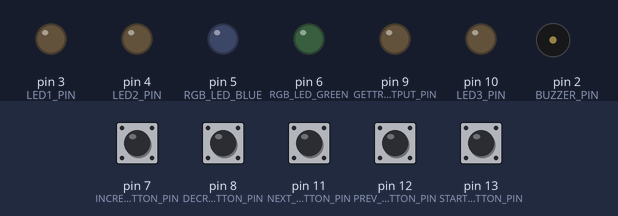
A sketch run on a simulated Arduino Uno, built with avr-gcc and run on an emulated ATmega328P. Shown: output pins drawn as LEDs (lit = HIGH), buzzer (waves = sounding). Dashed ring = blinking. Inputs (shaded band) come from the test bench; at power-on: pin 7 (INCREASE_TEMPO_BUTTON_PIN), pin 8 (DECREASE_TEMPO_BUTTON_PIN), pin 11 (NEXT_BUTTON_PIN), pin 12 (PREV_BUTTON_PIN), pin 13 (START_BUTTON_PIN) HIGH. What the sketch prints to the serial monitor is not drawn.

Above: at 1.3 s.
1.4 s: pin 11 (NEXT_BUTTON_PIN) pulled LOW for 1 s
At 1.8 s:
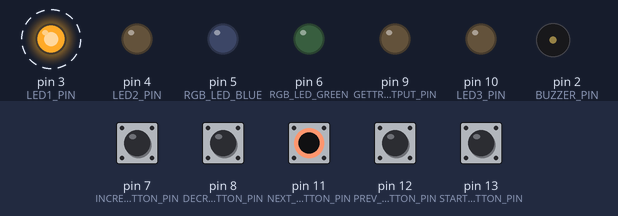
3.9 s: pin 13 (START_BUTTON_PIN) pulled LOW for 0.15 s
At 4.63 s:
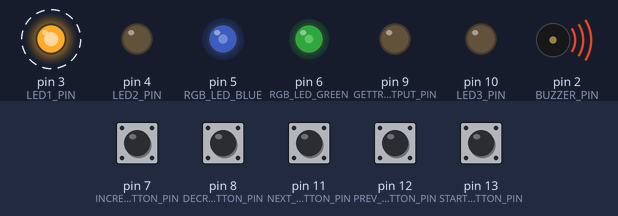
6.9 s: pin 11 (NEXT_BUTTON_PIN) pulled LOW for 0.15 s
At 8.7 s:
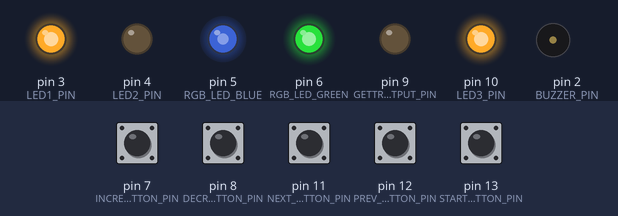
10.0 s: pin 12 (PREV_BUTTON_PIN) pulled LOW for 1 s
At 11.97 s:
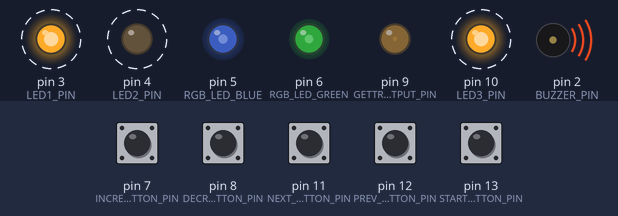
14.0 s: pin 13 (START_BUTTON_PIN) pulled LOW for 1 s
17.0 s: pin 7 (INCREASE_TEMPO_BUTTON_PIN) pulled LOW for 1 s
At 19.2 s:
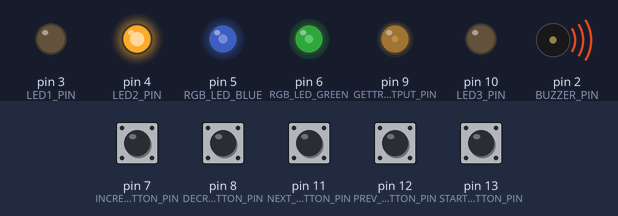
Timing chart, 0 to 23.9 s (numbered marks = the images above; inputs shaded):
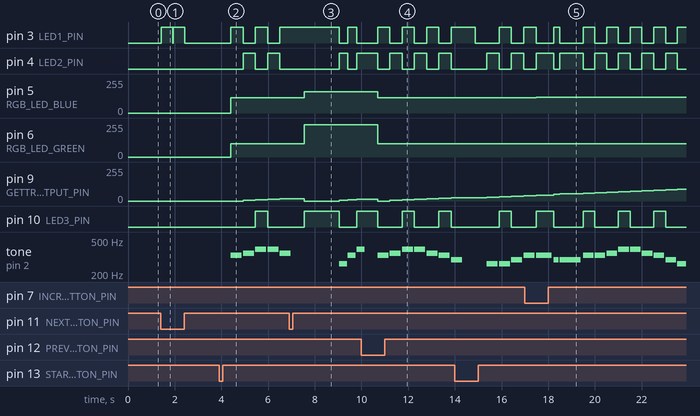

The sketch:

musicplayer.ino
```cpp
/*
Technologische Erfahrungen:

Ich (Samuel Brecht (Kleefuchs)) habe mich in diesem Projekt vor allem an die Limitationen des Arduinos angepasst und um diese herumprogrammiert.
Ich habe z. B. spezifischere Datentypen die sich auf 16 bit beschränken verwendet um Speicher zu Sparen. Zudem habe ich die Objektorientierte-Programmierung zurückgeschraubt weil diese nicht so effizient war.
Ich habe in diesem Projekt sehr starke Nutzung vom PROGMEM gemacht einem Speicher-Chip welcher 64 KB Daten halten kann, aber einem das Leben etwas schwerer macht und langsamer ist.

Programmierstil:

Ich habe keine automatische Formatierung verwendet, weil ich glaube, dass ich meinen Code besser organisieren kann als das Programm.
Man sieht zwar viele if Statement in meinem Code, aber ich habe versucht diese nicht besonders tief zu machen damit man nicht anfängt die geschweiften Klammern zu zählen, weil man sich orientieren muss.
Ich habe einige Code-Schnippsel in extra Funktionen abgespaltet um mir die Möglichkeit den Code mehrfach wieder zu verwenden zu geben und ihn generell besser zu organisieren.
Bezüglich meiner vielen Kommentare: Diese habe ich eingefügt damit ich meinen Mitschülern den Code besser erklären kann.
Ich bin mir ziemlich sicher, dass mein Code okayisch geschrieben ist weil ich habe die neusten Teile erst eine Woche nachdem ich ihn geschrieben habe kommentiert und viele Teile sind noch älter.

Steuerung:
Der linkeste Knopf ist da zum Starten und Pausieren.
Die beiden Knöpfe rechts davon sind da, um das vorherige/nächste Lied abzuspielen, wenn man aber beide gleichzeitig drückt, resettet man das Lied.
Die rechtesten Knöpfe sind da um das Tempo um 5 zu senken oder zu erhöhen (-5/+5) (Im Normalfall lässt sich in defines.hpp ändern), wenn man beide gleichzeitig drückt, resettet man nur das Tempo des Liedes.
*/


#include "Disco.hpp"

Disco disco;

void setup() {
  disco.setup();
}

void loop() {
  disco.loop();
}
```

Disco.hpp
```cpp
#ifndef NWT_MUS_DISCO_HPP //Basically the same as #pragma once but with greater backwards compatibilty.
#define NWT_MUS_DISCO_HPP //This all just makes sure that a file does not get included twice.

#include "defines.hpp"
#include "music.hpp"
#include "util.hpp"
#include "SimpleLEDManager.hpp"
#include "TrackManager.hpp"
#include "NotePlayer.hpp"

class Disco {
  private:
    SimpleLEDManager<3> simpleLEDManager;
    TrackManager trackManager;
    NotePlayer notePlayer; //Constructor darf erst später gecallt werden, weil trackManager jetzt noch nicht fertig ist.
  public:

    /*
    Sobald der Constructor von Disco gecallt wird wird auch der Constructor von notePlayer gecalled.
    Muss so gemacht werden, siehe oben.
    */
    Disco() : notePlayer(&trackManager) {
    }

    void setupSimpleLEDManager() {
      SimpleLEDManagerRule tmpRules[3] = {
        {LED1_PIN, 4, 0, true},
        {LED2_PIN, 4, 0 ,false},
        {LED3_PIN, 3, 0, true}
      };
      for(uint8_t i = 0; i < util::lengthOfArray(&tmpRules); i++) {
        this->simpleLEDManager.setRule(tmpRules[i], i);
      }
    }

    void setupPins() {
      /*
      Dies ist ein 2D-Array.
      Im Prinzip hält es 13 Arrays mit einer länge von 2.
      Diese halten in index-0 den Pin und in index-1 den PinMode.
      */
      int8_t pinMapping[13][2] = {
        {START_BUTTON_PIN, INPUT_PULLUP},
        {PREV_BUTTON_PIN, INPUT_PULLUP},
        {NEXT_BUTTON_PIN, INPUT_PULLUP},
        {DECREASE_TEMPO_BUTTON_PIN, INPUT_PULLUP},
        {INCREASE_TEMPO_BUTTON_PIN, INPUT_PULLUP},
        {LED1_PIN, OUTPUT},
        {LED2_PIN, OUTPUT},
        {LED3_PIN, OUTPUT},
        {GETTRACKPROGRESS_OUTPUT_PIN, OUTPUT},
        {RGB_LED_GREEN, OUTPUT},
        {RGB_LED_BLUE, OUTPUT},
        {BUZZER_PIN, OUTPUT}
      };
      for(uint8_t i = 1; i < 14; i++) {
        pinMode(pinMapping[i][0], pinMapping[i][1]);
      }
    }

    #ifdef LIGHT_DEBUG
      void setupDebug() {
        //Wenn mindestens LIGHT_DEBUG definiert ist werden Infos über die Werte in tracks ausgegeben
        #ifdef LIGHT_DEBUG
          Serial.begin(9600);  //Starte Kommunikation mit dem Master mit einer Baudrate (Symbole pro Sekunde) von 9600
          Serial.println();
          Serial.print(NUMBER_OF_TRACKS);
          Serial.println(" Lieder im PROGMEM gespeichert");
          delay(10);
          Serial.print("Einträge für tracks im PROGMEM: ");  //Anzahl der Einträge im PROGMEM für tracks
          Serial.println(util::lengthOfArray(&tracks));        //Dividire die insgesamte Größe der tracks durch die Größe eines Eintrags in tracks
          Serial.print("Menge an PROGMEM für tracks in Nutzung: ");
          Serial.print((float)sizeof(tracks) / 1000);  // Dividire die Datengröße in Bytes durch tausend (Konversion zu KyloBytes (1000 * 8 bits))
          Serial.println(" KiloBytes");
        #endif
        #ifdef HEAVY_DEBUG
          //Falls mindestens HEAVY_DEBUG definiert ist wird der gesamte Inhalt von tracks ausgelesen.
          for (uint16_t i = 0; i < util::lengthOfArray(&tracks); i++) {
            int16_t value = (int16_t)pgm_read_word(&tracks[i]);
            Serial.println(value);  //pgm_read_word wird verwendet denn diese Funktion kann 16 bit Werte im PROGMEM lesen, aber als 16 bit Integer also müssen diese explizit int16_t umgewandelt werden.
            tone(BUZZER_PIN, value);
          }
        #endif
        #ifdef LIGHT_DEBUG
          Serial.println("Musikplayer/Disco ist jetzt bereit Musik abzuspielen");
        #endif
      }
    #endif

    void setup() {
      this->setupSimpleLEDManager();
      this->setupPins();
      #ifdef LIGHT_DEBUG
        this->setupDebug();
      #endif
    }

    /*
    Diese Funktion kümmert sich um das Lichtspiel.
    */
    void playLED() {
      #ifndef DISABLE_LED
        this->simpleLEDManager.applyRules(this->trackManager.getIteration()); //Basierend auf der jetzigen Zahl sollen die festgelegten SimpleLEDManagerRule Regeln angewendet werden.
        analogWrite(GETTRACKPROGRESS_OUTPUT_PIN, this->trackManager.getTrackProgress() * 255);
        //RGB Led:
        analogWrite(RGB_LED_GREEN, (this->trackManager.getTrack() * util::lengthOfArray(&tracks)) % 255);  //Der Grün-Wert ist höher umso weiter hinten der Track ist (in der Liste)
        analogWrite(RGB_LED_BLUE, this->trackManager.getTempo() % 255);                                           //Der Blau-Wert ist der Rest von tempo geteilt durch 255 (keine Kommazahlen weil es ja ein Rest ist).
      #endif
    }

    /*
    Diese Funktion spielt einzelne Noten ab.
    Jede Note besteht aus einer Frequenz und einem Teiler der eine die Länge einer ganzen Note durch den Wert des Teilers teilt.

    Jede gerade Zahl ist eine Frequenz und jede ungerade ein Teiler. Deswegen springt iterator am Ende der Funktion auch immer um 2 hoch.

    Vielen Dank an https://github.com/robsoncouto/arduino-songs für Inspiration und Lösungen für Probleme, die ich hatte, die ich aber mit der Hilfe dieses Projektes lösen konnte.
    */
    void play() {
      int16_t noteDuration = 0;
      #ifdef DEBUG
        //Falls mindestens DEBUG definiert ist wird jede Iteration der Iterator (Jetzige Stelle in tracks) angegeben.
        Serial.print(this->trackManager.getIteration());
        Serial.println();
      #endif
      if (this->trackManager.atEndOfTrack() OR this->trackManager.atEndOfTracks()) {   //Überprüft ob iteration hinter der der letzten Note des Tracks ist, oder außerhalb der ingesamten Menge der Noten.
        this->trackManager.jumpToBeginingOfTrack();                                    //Wenn dieser Fall eintritt wird iterator wieder an den Anfang des jetzigen Tracks zurückgesetzt.
      }
      this->playLED();
      Note tmpNote = {(int16_t) pgm_read_word(&tracks[this->trackManager.getIteration()]), (int16_t) pgm_read_word(&tracks[this->trackManager.getIteration() + 1])};  //Kreirt eine Note aus ZWEI nebeneinander liegenden Werten aus dem PROGMEM.
      this->notePlayer.play(tmpNote); //Die temporäre Note wird abgespielt
      this->trackManager.stepIteration();
    }

    void stop() {
      this->simpleLEDManager.setLEDs(LOW); //Alle LEDs die vom SimpleLEDManager gemanaged werden, werden auf LOW gestellt
      noTone(BUZZER_PIN);  //Stoppe den Buzzer
    }

    void buttonLogic() {
      //Stop/Start
      if (digitalRead(START_BUTTON_PIN) == LOW) {  //Wenn der Start Knopf gedrückt wird, wird shouldPlay auf das Gegenteil von shouldPlay gestellt also invertiert. (Stop/Start)
        this->trackManager.toggleShouldPlay();
        delay(500);
      }

      //Reset + PREV/NEXT

      //Es leuchten auch LEDs beim umschalten.

      if ((digitalRead(PREV_BUTTON_PIN) == LOW) & (digitalRead(NEXT_BUTTON_PIN) == LOW)) {
        this->trackManager.resetTrack();
      } else {
        if (digitalRead(PREV_BUTTON_PIN) == LOW) {
          this->trackManager.previousTrack();
          this->simpleLEDManager.setLED(LED2_PIN, HIGH);
          delay(500);
        }

        if (digitalRead(NEXT_BUTTON_PIN) == LOW) {
          this->trackManager.nextTrack();
          this->simpleLEDManager.setLED(LED1_PIN, HIGH);
          delay(500);
        }
      }

      //Tempo:
      if ((digitalRead(DECREASE_TEMPO_BUTTON_PIN) == LOW) & (digitalRead(INCREASE_TEMPO_BUTTON_PIN) == LOW)) {
        this->trackManager.resetTrackTempo();
      } else {
        if (digitalRead(DECREASE_TEMPO_BUTTON_PIN) == LOW) {
          this->trackManager.decreaseTempo();
        }
        if (digitalRead(INCREASE_TEMPO_BUTTON_PIN) == LOW) {
          this->trackManager.increaseTempo();
        }
      }
    }

    /*
    In dieser Funktion werden die Knöpfe abgefragt und die Musik wird basierend auf den mit den Knöpfen erlangten Werten abgespielt, oder auch nicht. (shouldPlay)
    */
    void loop() {
      this->buttonLogic();
      if (this->trackManager.getShouldPlay() == true) {
        this->play();  //Wenn shouldPlay wahr ist wird die play Funktion aufgerufen.
      } else {
        this->stop();  //Sonst wird alles gestoppt.
      }
    }
};

#endif
```

Note.hpp
```cpp
#ifndef NWT_MUS_NOTE_HPP
#define NWT_MUS_NOTE_HPP

/*
Simples Struct mit einer Frequenz (unsigned 16 bit integer) und einem Anteil (divider), einer ganzen Note. (viertel Note, halbe Note etc.)
*/
struct Note {
  uint16_t frequency;
  int16_t divider;
};

#endif
```

NotePlayer.hpp
```cpp
#ifndef NWT_MUS_NOTEPLAYER_HPP
#define NWT_MUS_NOTEPLAYER_HPP

#include "Note.hpp"

class NotePlayer {
  private:
    TrackManager* trackManager = nullptr;

  public:

    NotePlayer(TrackManager* trackManager) {
      this->trackManager = trackManager;
    }

    /*
    Diese Funktion spielt einzelne Noten ab.
    Jede Note besteht aus einer Frequenz und einem Teiler der eine die Länge einer ganzen Note durch den Wert des Teilers teilt.

    Jede gerade Zahl ist eine Frequenz und jede ungerade ein Teiler. Deswegen springt iterator am Ende der Funktion auch immer um 2 hoch.

    Vielen Dank an https://github.com/robsoncouto/arduino-songs für Inspiration und Lösungen für Probleme, die ich hatte, die ich aber mit der Hilfe dieses Projektes lösen konnte.
    */
    void play(Note note) {
      int16_t noteDuration = 0;
      if (note.divider < 0) {
        //Wenn der Teiler der jetzigen Note (iterator + 1) unter 0 ist dann ist die Spieldauer (ganze Note / Teiler der Jetzigen Note) der Note um 50% länger.
        noteDuration = (this->trackManager->getWholeNote() / abs(note.divider)) * 1.5;
      } else {
        //Sonst einfach normal abspielen
        noteDuration = this->trackManager->getWholeNote() / note.divider;  //Im Normalfall spielen wir die Note nicht 50% länger.
      }
      tone(BUZZER_PIN, note.frequency, noteDuration * 0.9);  //Spiele die Note mit gegebener Frequenz um 90% der Notendauer.
      delay(noteDuration);                                                              //Pausiere das das Programm um noteDuration.
      noTone(BUZZER_PIN);                                                               //Schalte den Ton aus.
    }


};

#endif
```

SimpleLEDManager.hpp
```cpp
#ifndef NWT_MUS_SIMPLELEDMANAGER_HPP
#define NWT_MUS_SIMPLELEDMANAGER_HPP

#include "SimpleLEDManagerRule.hpp"
#include "util.hpp"

/*
Diese Klasse managed die simplen LEDS (Alle mit einer Farbe die auf Modulus-Basis umgeschalten werden.)
*/

template <size_t arraySize>
class SimpleLEDManager {
  SimpleLEDManagerRule rules[arraySize];
  public:
    void setRule(SimpleLEDManagerRule rule, size_t index) {
      this->rules[index] = rule;
    }

    size_t getRulesSize() {
      return util::lengthOfArray(&this->rules);
    }

    /*
    Überprüft ob die Zahl die angegebenen Kriterien erfüllt, oder nicht. Wenn ja dann wird es auf den vorgegebenen state gesetzt.
    State und Kriterien werden von mehreren SimpleLEDManagerRule Regeln vorgegeben.
    */
    void applyRules(uint16_t number) {
      for(uint16_t i = 0; i < this->getRulesSize(); i++) {
        SimpleLEDManagerRule* rule = &this->rules[i];
        if(number % rule->modulus == rule->result) {
          digitalWrite(rule->PIN, rule->state);
        } else {
          digitalWrite(rule->PIN, !rule->state);
        }
      }
    }

    /*
    A way to set LEDs, which are managed by this Manager
    Has a simple check wheter or not the given Pin is managed by this Manager as long as zumindest DEBUG angeschaltet ist.
    Ich weiß wie schrecklich diese Preprocessor usage ist, aber wenn man die Preprocessor "Befehle" ignoriert kann man es verstehen. Danach versteht man es auch mit Preprocessor.
    */
    void setLED(uint8_t Pin, bool state) {
      #ifndef DISABLE_LED //Is fully disabled in case DISABLE_LED is defined. This means that no LEDs will work.
        #ifdef DEBUG  //If DEBUG is defined we check wether or not this PIN is managed by this SimpleLEDManager.
        for(uint8_t i = 0; i < this->getRulesSize(); i++) {
          SimpleLEDManagerRule* rule = &this->rules[i];
          if(Pin==rule->PIN) {
        #endif
            digitalWrite(Pin, state);
            return;
        #ifdef DEBUG
          }
        }
          Serial.print(Pin);
          Serial.println(" not managed by this Manager");
        #endif
      #endif
    }

    /*
    Setz alle gemanagedten LEDs auf einen angegebenen State.
    */
    void setLEDs(bool state) {
      #ifndef DISABLE_LED
        for(uint16_t i = 0; i < this->getRulesSize(); i++) {
          SimpleLEDManagerRule* rule = &this->rules[i];
          this->setLED(rule->PIN, state);
        }
      #endif
    }

};

#endif
```

SimpleLEDManagerRule.hpp
```cpp
#ifndef NWT_MUS_SIMPLELEDMANAGERRULE_HPP
#define NWT_MUS_SIMPLELEDMANAGERRULE_HPP

/*
Simple Regel für den SimpleLEDManager
PIN ist der anzuspielende PIN als unsigned 8 bit integer.
modulus ist ein Kriterium durch welche Zahl der Iterator teilbar sein muss. Ist ein unsigned 8 bit Integer
result ist ein Kriterium was der Rest bei der Division durch modulus sein muss, als unsigned 8 bit Integer
state ist an oder aus. Wenn beide Kriterien erfüllt werden soll das der Zustand der LED sein.
*/

struct SimpleLEDManagerRule {
  uint8_t PIN;
  uint8_t modulus;
  uint8_t result;
  bool state;
};

#endif
```

defines.hpp
```cpp
#ifndef NWT_MUS_DEFINES_HPP
#define NWT_MUS_DEFINES_HPP

#define BUZZER_PIN 2                        //Main Part of the Project.
#define LED1_PIN 3
#define LED2_PIN 4
#define LED3_PIN 10                         //NEEDS TO BE PWM

#define GETTRACKPROGRESS_OUTPUT_PIN 9    //NEEDS TO BE PWM //Used for RGB LED and a normal LED. Just run them in parallel (KEEP IN MIND EVERY SINGLE ONE OF THE LEDs NEEDS THEIR OWN RESISTOR)

#define START_BUTTON_PIN 13

#define PREV_BUTTON_PIN 12
#define NEXT_BUTTON_PIN 11

#define DECREASE_TEMPO_BUTTON_PIN 8
#define INCREASE_TEMPO_BUTTON_PIN 7

#define RGB_LED_GREEN 6                     //NEEDS TO BE PWM
#define RGB_LED_BLUE 5                      //NEEDS TO BE PWM

#define STARTING_TRACK 11                   //Get rickrolled L bozo //Ignore my silly comments //I MUST SOMEHOW KEEP MY SANITY

//#define DISABLE_LED                       //In here for light-sensitive people //Just Uncomment it

#define TEMPO_CHANGE_VALUE 5                //Amount by which the tempo changes on press of Tempo-Change-Button

/*
Kurze Erklärung zum DEBUG System:
Es gibt unterschiedlich starke Debug-Stufen:
Jede höher liegende aktiviert auch die weiter unten liegenden.
Prioritäten:
LIGHT_DEBUG | niedrig
DEBUG | medium
HEAVY_DEBUG | hoch
*/

#define LIGHT_DEBUG     //Empfohlen für normale Nutzung
//#define DEBUG           //Empfohlen für normale Entwicklung
//#define HEAVY_DEBUG     //Empfohlen für große Fehler bei denen man sehr verwirrt ist

#ifdef HEAVY_DEBUG
#define DEBUG
#endif

#ifdef DEBUG
#define LIGHT_DEBUG
#endif

#endif
```

util.hpp
```cpp
#ifndef NWT_MUS_UTIL_HPP
#define NWT_MUS_UTIL_HPP

#define OR ^

namespace util {
  template <typename T> //In this case the template works just like a generic in Java.
  size_t lengthOfArray(T* arr) {
    //Uses a ppinter for efficiency reasons, because copying the whole hore would be unnecessary.
    return sizeof(*arr) / sizeof(**arr);  //Teilt die Größe des des Arrays durch die Größe eines Element dieses Arrays. //Analogie: Gewicht eines Sacks voller Äpfel: 500g ein Apfel: 100g 500/100=5
  }
};

#endif
```

Source omitted: TrackManager.hpp (4612 bytes), music.hpp (67858 bytes), notes.hpp (2013 bytes)

Measured:
- after the input at 1.4 s, pin 3 (LED1_PIN): alternates HIGH for 0.50 s and LOW for 0.01 s, 4 changes in all, then stays LOW, starting at once
- after the input at 3.9 s, pin 3 (LED1_PIN): alternates HIGH for 0.53 s and LOW for 0.53 s, starting after 0.50 s; pin 4 (LED2_PIN): alternates HIGH for 0.53 s and LOW for 0.53 s, starting after 1.0 s
- after the input at 6.9 s, pin 5 (RGB_LED_BLUE): 114/255 → 160/255 after 0.65 s; pin 6 (RGB_LED_GREEN): 98/255 → 243/255 after 0.65 s
- after the input at 10.0 s, pin 5 (RGB_LED_BLUE): 160/255 → 114/255 after 0.69 s; pin 6 (RGB_LED_GREEN): 243/255 → 98/255 after 0.69 s
- after the input at 17.0 s, pin 5 (RGB_LED_BLUE): 114/255 → 119/255 after 0.48 s
